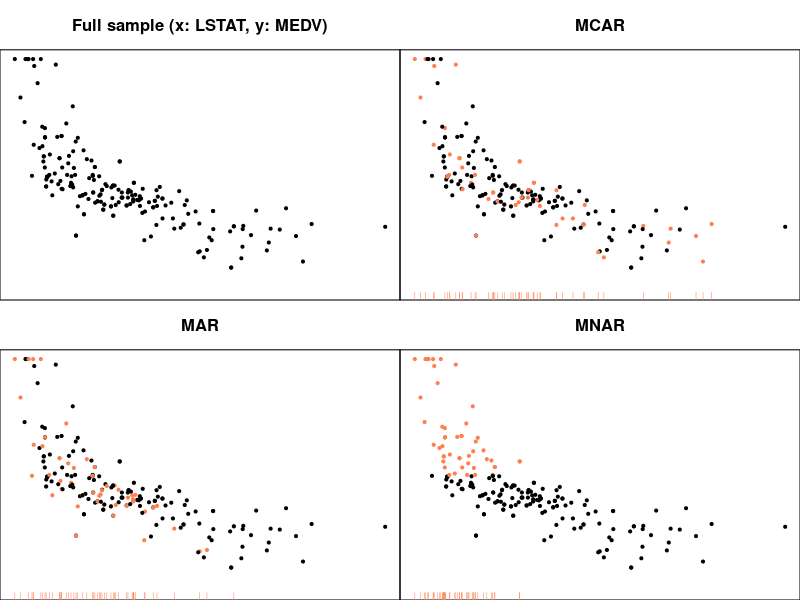

Recreate this plot in R.
library("MASS")
set.seed(0)
index     <- sample(nrow(MASS::Boston), 200, replace = TRUE)
Boston200 <- MASS::Boston[index,]
# 40% mcar missing
mcar <- runif(200)<0.25
# 40% mar missing based on lstat
prob <- 1-(Boston200$lstat-min(Boston200$lstat))/(max(Boston200$lstat)-min(Boston200$lstat))
mar  <- as.logical(rbinom(200, 1, prob/3))
# 40% mar missing based on medv
mnar <- Boston200$medv>quantile(Boston200$medv, 0.75)
#
pdf("missing2.pdf", width=10, height=7)
par(mfrow=c(2,2), mar=c(0,0,3,0))
plot(Boston200$lstat, Boston200$medv, pch=19, cex=0.5, ylim=c(0,max(Boston200$medv)), main="Full sample (x: LSTAT, y: MEDV)", xlab="LSTAT", ylab="MEDV", axes=F)
box()
p    <- 1/4
#mcar <- runif(nrow(Boston))<p
plot(Boston200$lstat, Boston200$medv, pch=19, cex=0.5, ylim=c(0,max(Boston200$medv)), main="MCAR", xlab="LSTAT", ylab="MEDV", col=ifelse(mcar, 'coral', 'black'), axes=F)
box()
rug(Boston200$lstat[mcar], col="coral")
#mar <- abs(Boston200$lstat-median(Boston200$lstat))/IQR(Boston200$lstat)
#mar[mar>1] <- 1
#mar <- runif(nrow(Boston))<(mar*p/mean(mar))
plot(Boston200$lstat, Boston200$medv, pch=19, cex=0.5, ylim=c(0,max(Boston200$medv)), main="MAR", xlab="LSTAT", ylab="MEDV", col=ifelse(mar, 'coral', 'black'), axes=F)
box()
rug(Boston200$lstat[mar], col="coral")
#mnar <- (Boston200$medv>quantile(Boston200$medv, 1-p))
plot(Boston200$lstat, Boston200$medv, pch=19, cex=0.5, ylim=c(0,max(Boston200$medv)), main="MNAR", xlab="LSTAT", ylab="MEDV", col=ifelse(mnar, 'coral', 'black'), axes=F)
box()
rug(Boston200$lstat[mnar], col="coral")
dev.off()
if (interactive()) browseURL("missing2.pdf")
